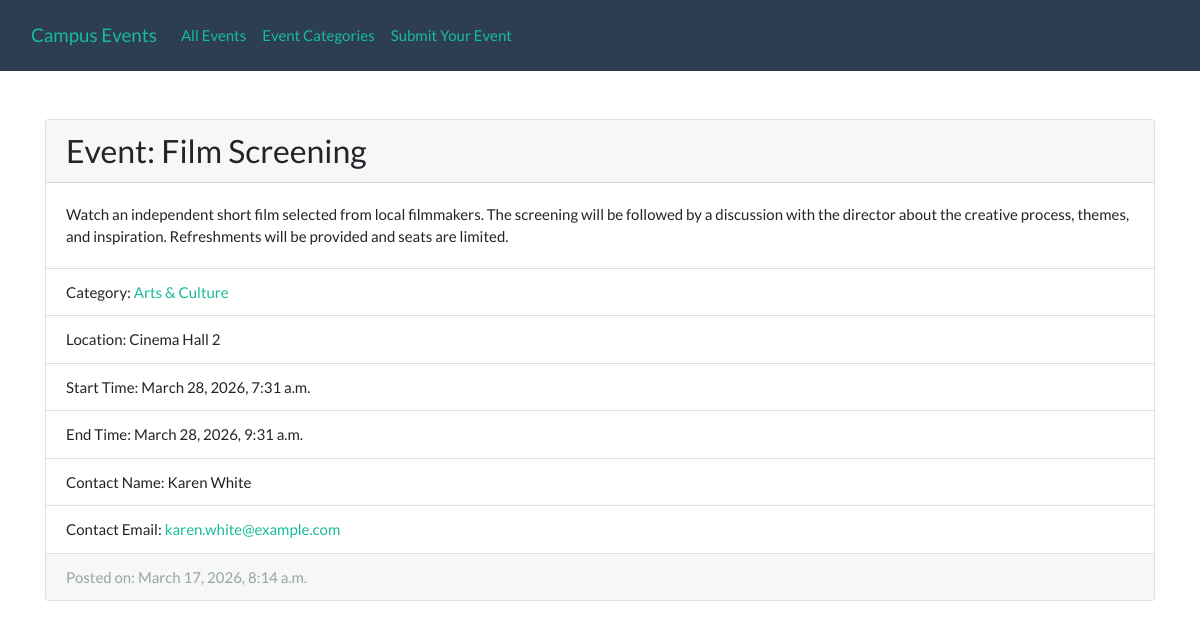
The app's page /events/15/, older data.
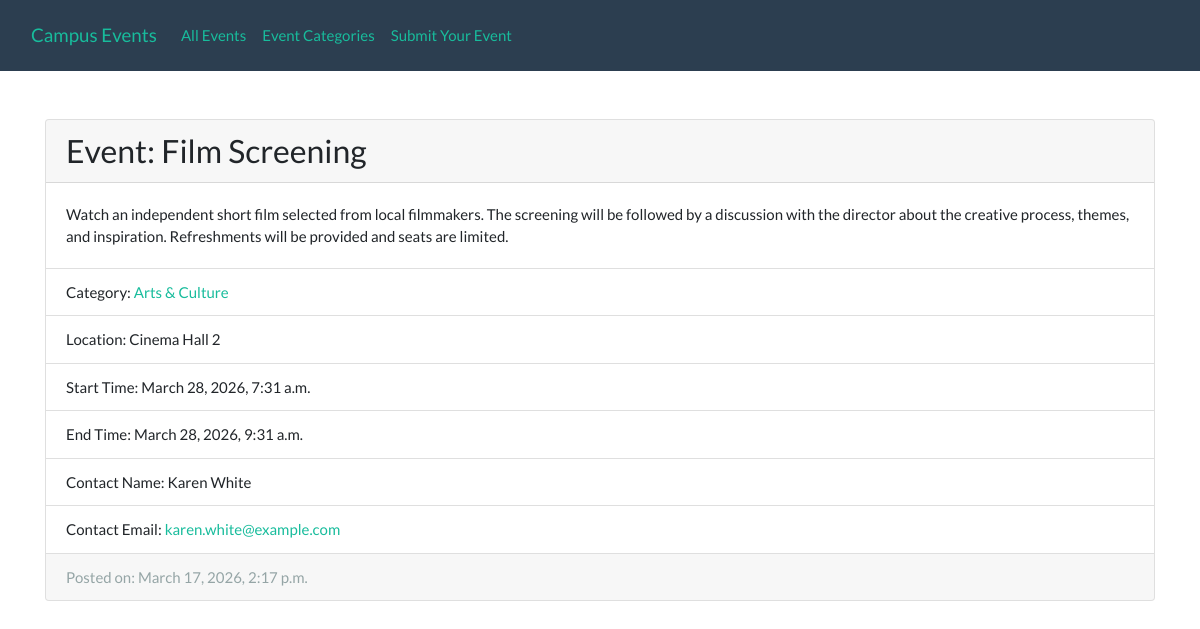
The same page, newer data.
### events_app/models.py (models this page shows, shortened)
class Event(models.Model):
    title = models.CharField(max_length=255)
    description = models.TextField()
    location = models.CharField(max_length=255)
    start_datetime = models.DateTimeField()
    end_datetime = models.DateTimeField()
    category = models.ForeignKey(Category, on_delete=models.CASCADE)
    contact_name = models.CharField(max_length=100)
    contact_email = models.EmailField(validators=[EmailValidator()])
    created_at = models.DateTimeField(auto_now_add=True)
    is_approved = models.BooleanField(default=False)
    approved_at = models.DateTimeField(blank=True, null=True)

class Category(models.Model):
    name = models.CharField(max_length=100, unique=True)
    description = models.TextField(blank=True, null=True)

### events_app/views.py (the view)
# urls.py: path('events/<int:event_id>/', views.event_detail, name='event_detail'),
def event_detail(request, event_id):
    event = get_object_or_404(Event, id=event_id, is_approved=True)
    return render(request, 'event_detail.html', {'event': event})

### events_app/templates/event_detail.html
{% extends 'base.html' %}
{% block content %}
<div class="card mb-3">
    <h3 class="card-header">Event: {{ event.title }}</h3>
    <div class="card-body">
        <p class="card-text">{{ event.description }}</p>
    </div>
     <ul class="list-group list-group-flush">
         <li class="list-group-item">Category: <a href="{% url 'category_events' category_id=event.category.id %}">{{ event.category.name }}</a></li>
         <li class="list-group-item">Location: {{ event.location }}</li>
         <li class="list-group-item">Start Time: {{ event.start_datetime }}</li>
         <li class="list-group-item">End Time: {{ event.end_datetime }}</li>
         <li class="list-group-item">Contact Name: {{ event.contact_name }}</li>
         <li class="list-group-item">Contact Email: <a href="mailto:{{ event.contact_email }}">{{ event.contact_email }}</a></li>
    </ul>
    <div class="card-footer text-muted">Posted on: {{ event.approved_at }}</div>
</div>
{% endblock %}

### events_app/templates/base.html (shortened to what this page needs)
<!DOCTYPE html>
<html lang="en">
    <head>
        <link rel="stylesheet" href="https://cdn.jsdelivr.net/npm/bootswatch@4.5.2/dist/flatly/bootstrap.min.css">
    </head>
    <body>
        <nav class="navbar navbar-expand-lg bg-primary mb-5" data-bs-theme="dark">
          <div class="container-fluid">
            <a class="navbar-brand" href="{% url 'home' %}">Campus Events</a>
            <div class="collapse navbar-collapse" id="navbarColor01">
              <ul class="navbar-nav me-auto">
                <li class="nav-item">
                  <a class="nav-link active" href="{% url 'events' %}">All Events</a>
                </li>
                <li class="nav-item">
                  <a class="nav-link" href="{% url 'categories' %}">Event Categories</a>
                </li>
                <li class="nav-item">
                  <a class="nav-link" href="{% url 'event_create' %}">Submit Your Event</a>
                </li>
              </ul>
            </div>
          </div>
        </nav>
        <div class="container">
            {% block content %}
            {% endblock %}
        </div>
    </body>
</html>

Row changes from the older to the newer data that the page shows:
changed Event "Film Screening": approved_at "March 17, 2026, 8:14 a.m." → "March 17, 2026, 2:17 p.m."
